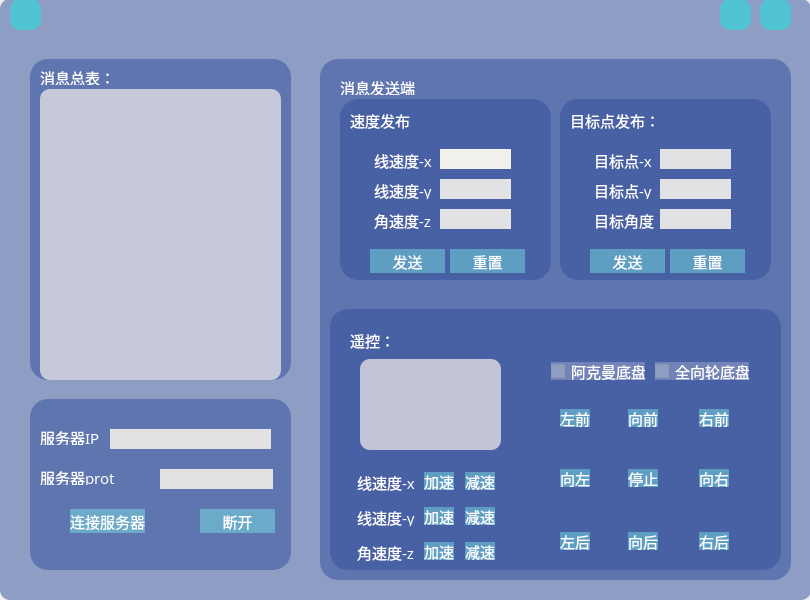
<?xml version="1.0" encoding="UTF-8"?>
<ui version="4.0">
 <class>MainWindow</class>
 <widget class="QMainWindow" name="MainWindow">
  <property name="geometry">
   <rect>
    <x>0</x>
    <y>0</y>
    <width>810</width>
    <height>600</height>
   </rect>
  </property>
  <property name="windowTitle">
   <string>MainWindow</string>
  </property>
  <widget class="QWidget" name="centralwidget">
   <widget class="QFrame" name="frame">
    <property name="geometry">
     <rect>
      <x>0</x>
      <y>-1</y>
      <width>811</width>
      <height>601</height>
     </rect>
    </property>
    <property name="styleSheet">
     <string notr="true">*{
background:rgb(238, 247, 242);
font-size:10px;
font-family:Century Gothic,sans-serif;
}
QFrame#frame{
font-size:10px;
border-image : url(:/image/picture35.png);
}
QPushButton{
background:#51C4D3;
color:#fff;
border-radius:15px;
}
QLineEdit{
border-radius:15px;
color:#03a9f4;
}
lineEdit_ip{
background:#03a9f4;
color:#fff;
border-radius:15px;
}
textBrowser{
background:rgb(238, 247, 242);
color:#fff;
border-radius:15px;
}
QLabel{
border-radius: 18px;
background-color:rgba(255, 255, 255, 0);
color:rgb(255, 255, 255)
}
QCheckBox{
border-radius: 18px;
background-color:rgba(255, 255, 255, 0);
color:rgb(255, 255, 255)
}
QFrame{
border-radius: 10px;
background-color:rgba(49, 78, 154, 130);
}</string>
    </property>
    <property name="frameShape">
     <enum>QFrame::StyledPanel</enum>
    </property>
    <property name="frameShadow">
     <enum>QFrame::Raised</enum>
    </property>
    <widget class="QPushButton" name="pushButton_close_ui">
     <property name="geometry">
      <rect>
       <x>760</x>
       <y>0</y>
       <width>31</width>
       <height>31</height>
      </rect>
     </property>
     <property name="styleSheet">
      <string notr="true">QPushButton{
border-image :url(:/image/picture19.png);
background:#51C4D3;
color:#fff;
border-radius:10px;
}</string>
     </property>
     <property name="text">
      <string/>
     </property>
    </widget>
    <widget class="QPushButton" name="pushButton_share">
     <property name="geometry">
      <rect>
       <x>720</x>
       <y>0</y>
       <width>31</width>
       <height>31</height>
      </rect>
     </property>
     <property name="styleSheet">
      <string notr="true">QPushButton{
border-image :url(:/image/picture31.png);
background:#51C4D3;
color:#fff;
border-radius:10px;
}</string>
     </property>
     <property name="text">
      <string/>
     </property>
    </widget>
    <widget class="QFrame" name="frame_12">
     <property name="geometry">
      <rect>
       <x>30</x>
       <y>60</y>
       <width>261</width>
       <height>321</height>
      </rect>
     </property>
     <property name="styleSheet">
      <string notr="true">*{
background-color:#F1F0ED;
font-size:15px;
font-family:Century Gothic,sans-serif;
}
QFrame{
border-radius: 18px;
background-color:rgba(49, 78, 154, 130);
}
QLabel{
border-radius: 18px;
background-color:rgba(255, 255, 255, 0);
color:rgb(255, 255, 255)
}
QTextBrowser{
border-radius: 10px;
background-color:rgba(226, 225, 228, 200);
color:rgb(255, 255, 255)
}</string>
     </property>
     <property name="frameShape">
      <enum>QFrame::StyledPanel</enum>
     </property>
     <property name="frameShadow">
      <enum>QFrame::Raised</enum>
     </property>
     <widget class="QLabel" name="label_3">
      <property name="geometry">
       <rect>
        <x>10</x>
        <y>10</y>
        <width>81</width>
        <height>16</height>
       </rect>
      </property>
      <property name="text">
       <string>消息总表：</string>
      </property>
     </widget>
     <widget class="QTextBrowser" name="textBrowser">
      <property name="geometry">
       <rect>
        <x>10</x>
        <y>30</y>
        <width>241</width>
        <height>291</height>
       </rect>
      </property>
      <property name="styleSheet">
       <string notr="true"/>
      </property>
     </widget>
    </widget>
    <widget class="QFrame" name="frame_13">
     <property name="geometry">
      <rect>
       <x>30</x>
       <y>400</y>
       <width>261</width>
       <height>171</height>
      </rect>
     </property>
     <property name="styleSheet">
      <string notr="true">*{
background-color:#F1F0ED;
font-size:15px;
font-family:Century Gothic,sans-serif;
}
QFrame{
border-radius: 18px;
background-color:rgba(49, 78, 154, 130);
}
QPushButton{
background:rgba(128, 252, 242, 100);
color:#fff;
border-radius:20px;
}
QLabel{
background:rgba(255, 255, 255, 0);
color:#fff;
border-radius:20px;
}</string>
     </property>
     <property name="frameShape">
      <enum>QFrame::StyledPanel</enum>
     </property>
     <property name="frameShadow">
      <enum>QFrame::Raised</enum>
     </property>
     <widget class="QPushButton" name="pushButton_close">
      <property name="geometry">
       <rect>
        <x>170</x>
        <y>110</y>
        <width>75</width>
        <height>24</height>
       </rect>
      </property>
      <property name="styleSheet">
       <string notr="true"/>
      </property>
      <property name="text">
       <string>断开</string>
      </property>
     </widget>
     <widget class="QPushButton" name="pushButton_link">
      <property name="geometry">
       <rect>
        <x>40</x>
        <y>110</y>
        <width>75</width>
        <height>24</height>
       </rect>
      </property>
      <property name="styleSheet">
       <string notr="true"/>
      </property>
      <property name="text">
       <string>连接服务器</string>
      </property>
     </widget>
     <widget class="QLineEdit" name="lineEdit_prot">
      <property name="geometry">
       <rect>
        <x>130</x>
        <y>70</y>
        <width>113</width>
        <height>20</height>
       </rect>
      </property>
      <property name="styleSheet">
       <string notr="true">QLineEdit{
background:#E2E1E4;
color:#61649F;
border-radius:15px;
}</string>
      </property>
     </widget>
     <widget class="QLineEdit" name="lineEdit_ip">
      <property name="geometry">
       <rect>
        <x>80</x>
        <y>30</y>
        <width>161</width>
        <height>20</height>
       </rect>
      </property>
      <property name="styleSheet">
       <string notr="true">QLineEdit{
background:#E2E1E4;
color:#61649F;
border-radius: 20px;
}</string>
      </property>
     </widget>
     <widget class="QLabel" name="label_23">
      <property name="geometry">
       <rect>
        <x>10</x>
        <y>30</y>
        <width>81</width>
        <height>16</height>
       </rect>
      </property>
      <property name="text">
       <string>服务器IP</string>
      </property>
     </widget>
     <widget class="QLabel" name="label_24">
      <property name="geometry">
       <rect>
        <x>10</x>
        <y>70</y>
        <width>81</width>
        <height>16</height>
       </rect>
      </property>
      <property name="text">
       <string>服务器prot</string>
      </property>
     </widget>
    </widget>
    <widget class="QFrame" name="frame_4">
     <property name="geometry">
      <rect>
       <x>320</x>
       <y>60</y>
       <width>471</width>
       <height>521</height>
      </rect>
     </property>
     <property name="styleSheet">
      <string notr="true">*{
background-color:#F1F0ED;
font-size:15px;
font-family:Century Gothic,sans-serif;
}
QFrame{
border-radius: 18px;
background-color:rgba(49, 78, 154, 130);
}
QLabel{
border-radius: 15px;
background-color:rgba(255, 255, 255, 0);
color:rgb(255, 255, 255)
}
QTextBrowser{
border-radius: 10px;
background-color:rgba(226, 225, 228, 200);
color:rgb(255, 255, 255)
}
QPushButton{
background:rgba(128, 252, 242, 100);
color:#fff;
border-radius:20px;
}
QCheckBox{
background-color:rgba(226, 225, 228, 70);
color:#fff;
border-radius:20px;
}</string>
     </property>
     <property name="frameShape">
      <enum>QFrame::StyledPanel</enum>
     </property>
     <property name="frameShadow">
      <enum>QFrame::Raised</enum>
     </property>
     <widget class="QLabel" name="label_4">
      <property name="geometry">
       <rect>
        <x>20</x>
        <y>20</y>
        <width>81</width>
        <height>16</height>
       </rect>
      </property>
      <property name="text">
       <string>消息发送端：</string>
      </property>
     </widget>
     <widget class="QFrame" name="frame_2">
      <property name="geometry">
       <rect>
        <x>20</x>
        <y>40</y>
        <width>211</width>
        <height>181</height>
       </rect>
      </property>
      <property name="styleSheet">
       <string notr="true"/>
      </property>
      <property name="frameShape">
       <enum>QFrame::StyledPanel</enum>
      </property>
      <property name="frameShadow">
       <enum>QFrame::Raised</enum>
      </property>
      <widget class="QLineEdit" name="lineEdit_vx">
       <property name="geometry">
        <rect>
         <x>100</x>
         <y>50</y>
         <width>71</width>
         <height>20</height>
        </rect>
       </property>
       <property name="styleSheet">
        <string notr="true"/>
       </property>
      </widget>
      <widget class="QLabel" name="label_5">
       <property name="geometry">
        <rect>
         <x>34</x>
         <y>50</y>
         <width>61</width>
         <height>20</height>
        </rect>
       </property>
       <property name="styleSheet">
        <string notr="true"/>
       </property>
       <property name="text">
        <string>&lt;html&gt;&lt;head/&gt;&lt;body&gt;&lt;p&gt;线速度-x&lt;/p&gt;&lt;/body&gt;&lt;/html&gt;</string>
       </property>
      </widget>
      <widget class="QLabel" name="label_6">
       <property name="geometry">
        <rect>
         <x>34</x>
         <y>80</y>
         <width>61</width>
         <height>20</height>
        </rect>
       </property>
       <property name="styleSheet">
        <string notr="true"/>
       </property>
       <property name="text">
        <string>&lt;html&gt;&lt;head/&gt;&lt;body&gt;&lt;p&gt;线速度-y&lt;/p&gt;&lt;/body&gt;&lt;/html&gt;</string>
       </property>
      </widget>
      <widget class="QLineEdit" name="lineEdit_vy">
       <property name="geometry">
        <rect>
         <x>100</x>
         <y>80</y>
         <width>71</width>
         <height>20</height>
        </rect>
       </property>
       <property name="styleSheet">
        <string notr="true">QLineEdit{
background:#E2E1E4;
color:#61649F;
border-radius: 20px;
}</string>
       </property>
      </widget>
      <widget class="QLabel" name="label_7">
       <property name="geometry">
        <rect>
         <x>34</x>
         <y>110</y>
         <width>61</width>
         <height>20</height>
        </rect>
       </property>
       <property name="styleSheet">
        <string notr="true"/>
       </property>
       <property name="text">
        <string>&lt;html&gt;&lt;head/&gt;&lt;body&gt;&lt;p align=&quot;justify&quot;&gt;角速度-z&lt;/p&gt;&lt;/body&gt;&lt;/html&gt;</string>
       </property>
      </widget>
      <widget class="QLineEdit" name="lineEdit_va">
       <property name="geometry">
        <rect>
         <x>100</x>
         <y>110</y>
         <width>71</width>
         <height>20</height>
        </rect>
       </property>
       <property name="styleSheet">
        <string notr="true">QLineEdit{
background:#E2E1E4;
color:#61649F;
border-radius: 20px;
}</string>
       </property>
      </widget>
      <widget class="QLabel" name="label_8">
       <property name="geometry">
        <rect>
         <x>10</x>
         <y>10</y>
         <width>61</width>
         <height>20</height>
        </rect>
       </property>
       <property name="styleSheet">
        <string notr="true"/>
       </property>
       <property name="text">
        <string>&lt;html&gt;&lt;head/&gt;&lt;body&gt;&lt;p&gt;速度发布：&lt;/p&gt;&lt;/body&gt;&lt;/html&gt;</string>
       </property>
      </widget>
      <widget class="QPushButton" name="pushButton_send_v">
       <property name="geometry">
        <rect>
         <x>30</x>
         <y>150</y>
         <width>75</width>
         <height>24</height>
        </rect>
       </property>
       <property name="styleSheet">
        <string notr="true"/>
       </property>
       <property name="text">
        <string>发送</string>
       </property>
      </widget>
      <widget class="QPushButton" name="pushButton_reset_v">
       <property name="geometry">
        <rect>
         <x>110</x>
         <y>150</y>
         <width>75</width>
         <height>24</height>
        </rect>
       </property>
       <property name="styleSheet">
        <string notr="true"/>
       </property>
       <property name="text">
        <string>重置</string>
       </property>
      </widget>
     </widget>
     <widget class="QFrame" name="frame_3">
      <property name="geometry">
       <rect>
        <x>240</x>
        <y>40</y>
        <width>211</width>
        <height>181</height>
       </rect>
      </property>
      <property name="styleSheet">
       <string notr="true"/>
      </property>
      <property name="frameShape">
       <enum>QFrame::StyledPanel</enum>
      </property>
      <property name="frameShadow">
       <enum>QFrame::Raised</enum>
      </property>
      <widget class="QLineEdit" name="lineEdit_px">
       <property name="geometry">
        <rect>
         <x>100</x>
         <y>50</y>
         <width>71</width>
         <height>20</height>
        </rect>
       </property>
       <property name="styleSheet">
        <string notr="true">QLineEdit{
background:#E2E1E4;
color:#61649F;
border-radius: 20px;
}</string>
       </property>
      </widget>
      <widget class="QLabel" name="label_9">
       <property name="geometry">
        <rect>
         <x>34</x>
         <y>50</y>
         <width>61</width>
         <height>20</height>
        </rect>
       </property>
       <property name="styleSheet">
        <string notr="true"/>
       </property>
       <property name="text">
        <string>&lt;html&gt;&lt;head/&gt;&lt;body&gt;&lt;p&gt;目标点-x&lt;/p&gt;&lt;/body&gt;&lt;/html&gt;</string>
       </property>
      </widget>
      <widget class="QLabel" name="label_10">
       <property name="geometry">
        <rect>
         <x>34</x>
         <y>80</y>
         <width>61</width>
         <height>20</height>
        </rect>
       </property>
       <property name="styleSheet">
        <string notr="true"/>
       </property>
       <property name="text">
        <string>&lt;html&gt;&lt;head/&gt;&lt;body&gt;&lt;p&gt;目标点-y&lt;/p&gt;&lt;/body&gt;&lt;/html&gt;</string>
       </property>
      </widget>
      <widget class="QLineEdit" name="lineEdit_py">
       <property name="geometry">
        <rect>
         <x>100</x>
         <y>80</y>
         <width>71</width>
         <height>20</height>
        </rect>
       </property>
       <property name="styleSheet">
        <string notr="true">QLineEdit{
background:#E2E1E4;
color:#61649F;
border-radius: 20px;
}</string>
       </property>
      </widget>
      <widget class="QLabel" name="label_11">
       <property name="geometry">
        <rect>
         <x>34</x>
         <y>110</y>
         <width>61</width>
         <height>20</height>
        </rect>
       </property>
       <property name="styleSheet">
        <string notr="true"/>
       </property>
       <property name="text">
        <string>&lt;html&gt;&lt;head/&gt;&lt;body&gt;&lt;p align=&quot;justify&quot;&gt;目标角度&lt;/p&gt;&lt;/body&gt;&lt;/html&gt;</string>
       </property>
      </widget>
      <widget class="QLineEdit" name="lineEdit_pa">
       <property name="geometry">
        <rect>
         <x>100</x>
         <y>110</y>
         <width>71</width>
         <height>20</height>
        </rect>
       </property>
       <property name="styleSheet">
        <string notr="true">QLineEdit{
background:#E2E1E4;
color:#61649F;
border-radius: 20px;
}</string>
       </property>
      </widget>
      <widget class="QLabel" name="label_12">
       <property name="geometry">
        <rect>
         <x>10</x>
         <y>10</y>
         <width>91</width>
         <height>20</height>
        </rect>
       </property>
       <property name="styleSheet">
        <string notr="true"/>
       </property>
       <property name="text">
        <string>&lt;html&gt;&lt;head/&gt;&lt;body&gt;&lt;p&gt;目标点发布：&lt;/p&gt;&lt;/body&gt;&lt;/html&gt;</string>
       </property>
      </widget>
      <widget class="QPushButton" name="pushButton_send_p">
       <property name="geometry">
        <rect>
         <x>30</x>
         <y>150</y>
         <width>75</width>
         <height>24</height>
        </rect>
       </property>
       <property name="styleSheet">
        <string notr="true"/>
       </property>
       <property name="text">
        <string>发送</string>
       </property>
      </widget>
      <widget class="QPushButton" name="pushButton_reset_p">
       <property name="geometry">
        <rect>
         <x>110</x>
         <y>150</y>
         <width>75</width>
         <height>24</height>
        </rect>
       </property>
       <property name="styleSheet">
        <string notr="true"/>
       </property>
       <property name="text">
        <string>重置</string>
       </property>
      </widget>
     </widget>
     <widget class="QFrame" name="frame_5">
      <property name="geometry">
       <rect>
        <x>10</x>
        <y>250</y>
        <width>451</width>
        <height>261</height>
       </rect>
      </property>
      <property name="styleSheet">
       <string notr="true"/>
      </property>
      <property name="frameShape">
       <enum>QFrame::StyledPanel</enum>
      </property>
      <property name="frameShadow">
       <enum>QFrame::Raised</enum>
      </property>
      <widget class="QLabel" name="label_16">
       <property name="geometry">
        <rect>
         <x>20</x>
         <y>20</y>
         <width>61</width>
         <height>20</height>
        </rect>
       </property>
       <property name="styleSheet">
        <string notr="true"/>
       </property>
       <property name="text">
        <string>&lt;html&gt;&lt;head/&gt;&lt;body&gt;&lt;p&gt;遥控：&lt;/p&gt;&lt;/body&gt;&lt;/html&gt;</string>
       </property>
      </widget>
      <widget class="QTextBrowser" name="textBrowser_vel">
       <property name="geometry">
        <rect>
         <x>30</x>
         <y>50</y>
         <width>141</width>
         <height>91</height>
        </rect>
       </property>
       <property name="styleSheet">
        <string notr="true"/>
       </property>
      </widget>
      <widget class="QPushButton" name="Button_leftfront">
       <property name="geometry">
        <rect>
         <x>230</x>
         <y>100</y>
         <width>30</width>
         <height>18</height>
        </rect>
       </property>
       <property name="styleSheet">
        <string notr="true"/>
       </property>
       <property name="text">
        <string>左前</string>
       </property>
      </widget>
      <widget class="QPushButton" name="Button_front">
       <property name="geometry">
        <rect>
         <x>298</x>
         <y>100</y>
         <width>30</width>
         <height>18</height>
        </rect>
       </property>
       <property name="styleSheet">
        <string notr="true"/>
       </property>
       <property name="text">
        <string>向前</string>
       </property>
      </widget>
      <widget class="QPushButton" name="Button_rightfront">
       <property name="geometry">
        <rect>
         <x>369</x>
         <y>100</y>
         <width>30</width>
         <height>18</height>
        </rect>
       </property>
       <property name="styleSheet">
        <string notr="true"/>
       </property>
       <property name="text">
        <string>右前</string>
       </property>
      </widget>
      <widget class="QPushButton" name="Button_stop">
       <property name="geometry">
        <rect>
         <x>298</x>
         <y>160</y>
         <width>30</width>
         <height>18</height>
        </rect>
       </property>
       <property name="styleSheet">
        <string notr="true"/>
       </property>
       <property name="text">
        <string>停止</string>
       </property>
      </widget>
      <widget class="QPushButton" name="Button_left">
       <property name="geometry">
        <rect>
         <x>230</x>
         <y>160</y>
         <width>30</width>
         <height>18</height>
        </rect>
       </property>
       <property name="styleSheet">
        <string notr="true"/>
       </property>
       <property name="text">
        <string>向左</string>
       </property>
      </widget>
      <widget class="QPushButton" name="Button_right">
       <property name="geometry">
        <rect>
         <x>369</x>
         <y>160</y>
         <width>30</width>
         <height>18</height>
        </rect>
       </property>
       <property name="styleSheet">
        <string notr="true"/>
       </property>
       <property name="text">
        <string>向右</string>
       </property>
      </widget>
      <widget class="QPushButton" name="Button_back">
       <property name="geometry">
        <rect>
         <x>298</x>
         <y>223</y>
         <width>30</width>
         <height>18</height>
        </rect>
       </property>
       <property name="styleSheet">
        <string notr="true"/>
       </property>
       <property name="text">
        <string>向后</string>
       </property>
      </widget>
      <widget class="QPushButton" name="Button_leftback">
       <property name="geometry">
        <rect>
         <x>230</x>
         <y>223</y>
         <width>30</width>
         <height>18</height>
        </rect>
       </property>
       <property name="styleSheet">
        <string notr="true"/>
       </property>
       <property name="text">
        <string>左后</string>
       </property>
      </widget>
      <widget class="QPushButton" name="Button_rightback">
       <property name="geometry">
        <rect>
         <x>369</x>
         <y>223</y>
         <width>30</width>
         <height>18</height>
        </rect>
       </property>
       <property name="styleSheet">
        <string notr="true"/>
       </property>
       <property name="text">
        <string>右后</string>
       </property>
      </widget>
      <widget class="QCheckBox" name="checkBox_ack">
       <property name="geometry">
        <rect>
         <x>221</x>
         <y>53</y>
         <width>94</width>
         <height>18</height>
        </rect>
       </property>
       <property name="text">
        <string>阿克曼底盘</string>
       </property>
       <attribute name="buttonGroup">
        <string notr="true">buttonGroup</string>
       </attribute>
      </widget>
      <widget class="QCheckBox" name="checkBox_omni">
       <property name="geometry">
        <rect>
         <x>325</x>
         <y>53</y>
         <width>94</width>
         <height>18</height>
        </rect>
       </property>
       <property name="text">
        <string>全向轮底盘</string>
       </property>
       <attribute name="buttonGroup">
        <string notr="true">buttonGroup</string>
       </attribute>
      </widget>
      <widget class="QLabel" name="label_14">
       <property name="geometry">
        <rect>
         <x>27</x>
         <y>162</y>
         <width>58</width>
         <height>20</height>
        </rect>
       </property>
       <property name="styleSheet">
        <string notr="true"/>
       </property>
       <property name="text">
        <string>&lt;html&gt;&lt;head/&gt;&lt;body&gt;&lt;p&gt;线速度-x&lt;/p&gt;&lt;/body&gt;&lt;/html&gt;</string>
       </property>
      </widget>
      <widget class="QPushButton" name="Button_vx_down">
       <property name="geometry">
        <rect>
         <x>135</x>
         <y>163</y>
         <width>30</width>
         <height>18</height>
        </rect>
       </property>
       <property name="styleSheet">
        <string notr="true"/>
       </property>
       <property name="text">
        <string>减速</string>
       </property>
      </widget>
      <widget class="QPushButton" name="Button_vx_up">
       <property name="geometry">
        <rect>
         <x>94</x>
         <y>163</y>
         <width>30</width>
         <height>18</height>
        </rect>
       </property>
       <property name="styleSheet">
        <string notr="true"/>
       </property>
       <property name="text">
        <string>加速</string>
       </property>
      </widget>
      <widget class="QLabel" name="label_13">
       <property name="geometry">
        <rect>
         <x>27</x>
         <y>197</y>
         <width>58</width>
         <height>20</height>
        </rect>
       </property>
       <property name="styleSheet">
        <string notr="true"/>
       </property>
       <property name="text">
        <string>&lt;html&gt;&lt;head/&gt;&lt;body&gt;&lt;p&gt;线速度-y&lt;/p&gt;&lt;/body&gt;&lt;/html&gt;</string>
       </property>
      </widget>
      <widget class="QPushButton" name="Button_vy_up">
       <property name="geometry">
        <rect>
         <x>94</x>
         <y>198</y>
         <width>30</width>
         <height>18</height>
        </rect>
       </property>
       <property name="styleSheet">
        <string notr="true"/>
       </property>
       <property name="text">
        <string>加速</string>
       </property>
      </widget>
      <widget class="QPushButton" name="Button_vy_down">
       <property name="geometry">
        <rect>
         <x>135</x>
         <y>198</y>
         <width>30</width>
         <height>18</height>
        </rect>
       </property>
       <property name="styleSheet">
        <string notr="true"/>
       </property>
       <property name="text">
        <string>减速</string>
       </property>
      </widget>
      <widget class="QLabel" name="label_15">
       <property name="geometry">
        <rect>
         <x>27</x>
         <y>232</y>
         <width>57</width>
         <height>20</height>
        </rect>
       </property>
       <property name="styleSheet">
        <string notr="true"/>
       </property>
       <property name="text">
        <string>&lt;html&gt;&lt;head/&gt;&lt;body&gt;&lt;p align=&quot;justify&quot;&gt;角速度-z&lt;/p&gt;&lt;/body&gt;&lt;/html&gt;</string>
       </property>
      </widget>
      <widget class="QPushButton" name="Button_va_up">
       <property name="geometry">
        <rect>
         <x>94</x>
         <y>233</y>
         <width>30</width>
         <height>18</height>
        </rect>
       </property>
       <property name="styleSheet">
        <string notr="true"/>
       </property>
       <property name="text">
        <string>加速</string>
       </property>
      </widget>
      <widget class="QPushButton" name="Button_va_down">
       <property name="geometry">
        <rect>
         <x>135</x>
         <y>233</y>
         <width>30</width>
         <height>18</height>
        </rect>
       </property>
       <property name="styleSheet">
        <string notr="true"/>
       </property>
       <property name="text">
        <string>减速</string>
       </property>
      </widget>
     </widget>
    </widget>
    <widget class="QPushButton" name="pushButton_back">
     <property name="geometry">
      <rect>
       <x>10</x>
       <y>0</y>
       <width>31</width>
       <height>31</height>
      </rect>
     </property>
     <property name="styleSheet">
      <string notr="true">QPushButton{
border-image :url(:/image/picture7.png);
background:#51C4D3;
color:#fff;
border-radius:10px;
}</string>
     </property>
     <property name="text">
      <string/>
     </property>
    </widget>
    <zorder>frame_4</zorder>
    <zorder>pushButton_close_ui</zorder>
    <zorder>pushButton_share</zorder>
    <zorder>frame_12</zorder>
    <zorder>frame_13</zorder>
    <zorder>pushButton_back</zorder>
   </widget>
  </widget>
 </widget>
 <resources>
  <include location="qt_source.qrc"/>
 </resources>
 <connections/>
 <buttongroups>
  <buttongroup name="buttonGroup"/>
 </buttongroups>
</ui>
